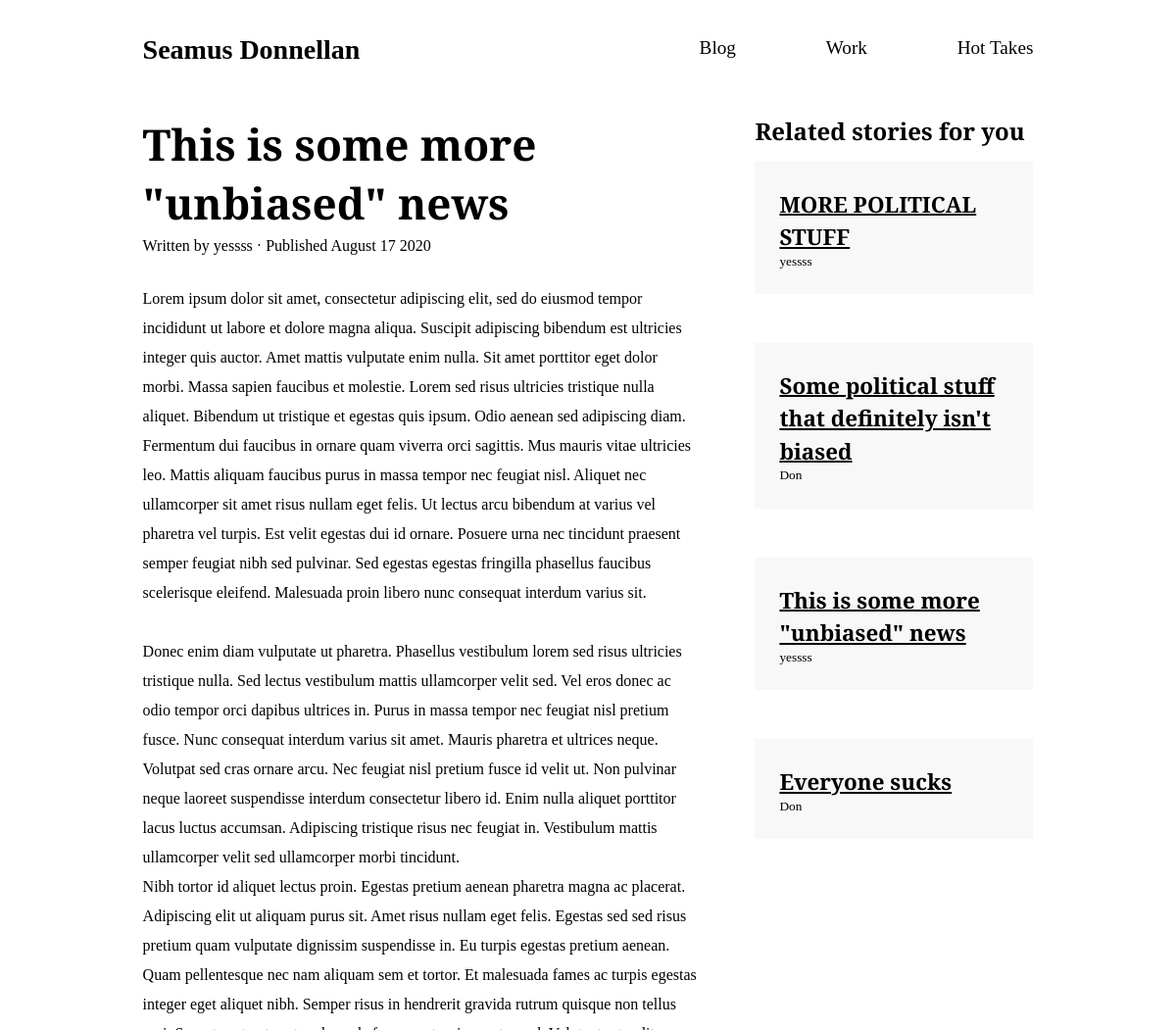
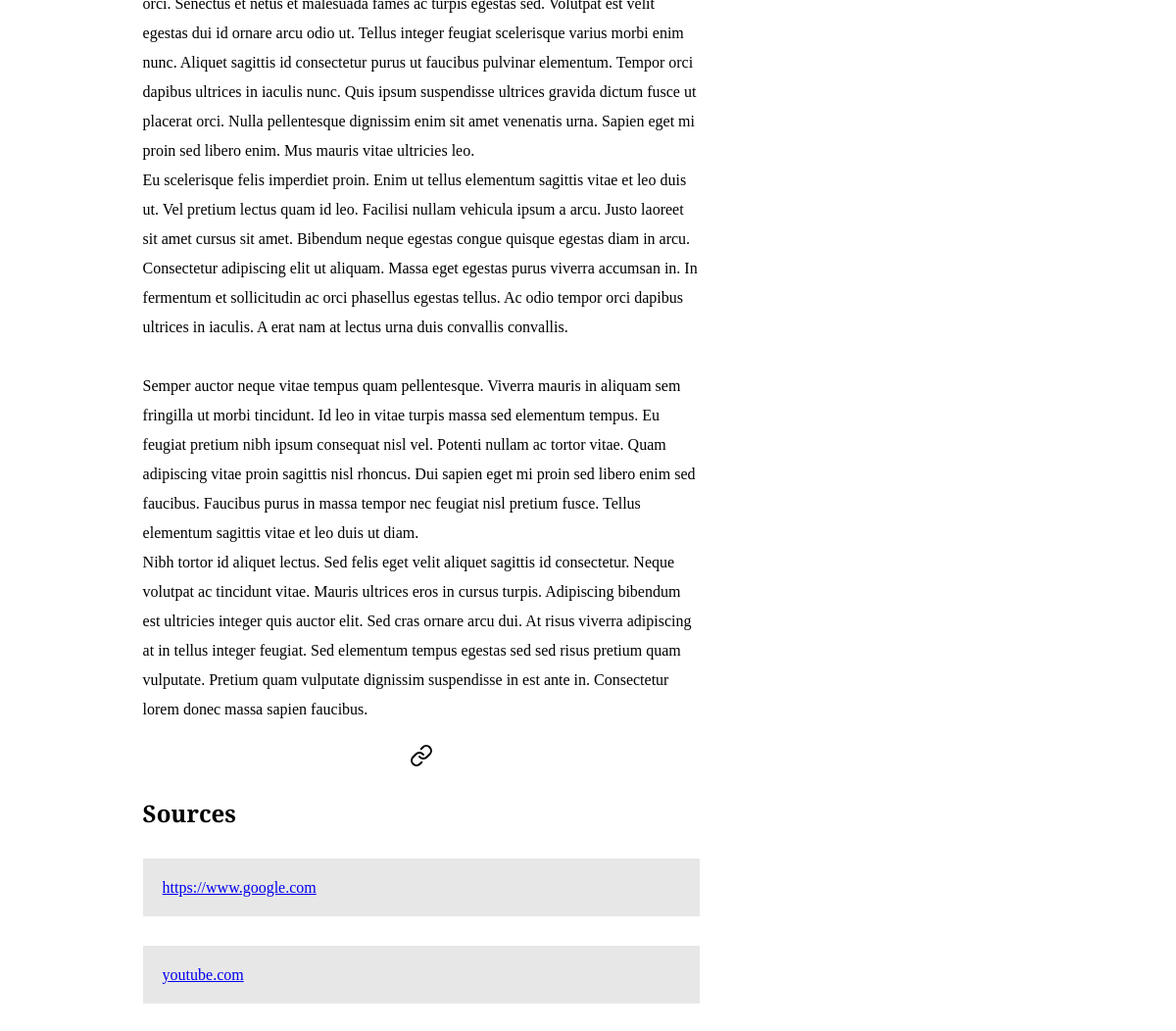
Screenshot of /take/unbias/ with the database file from the repository (2 pictures, top to bottom).
### core/models.py (models this page shows, shortened)
class HotTake(models.Model):
    author = models.ForeignKey(User, on_delete=models.CASCADE)
    title = models.CharField(max_length=100)
    content = RichTextField()
    timestamp = models.DateTimeField(auto_now_add=True)
    opinion = models.BooleanField(default=False)
    sourced = models.ManyToManyField("Source",related_name='sourced')
    slug = models.SlugField(unique=True,default="",max_length=1000)

class Source(models.Model):
    take = models.ForeignKey(HotTake, related_name='sources',on_delete=models.CASCADE)
    link = models.CharField(max_length=250)

### core/views.py (the view)
# urls.py: path('take/<slug>/',views.take_detail,name='take'),
def take_detail(request,slug):
    take = get_object_or_404(HotTake,slug=slug)
    takes = HotTake.objects.all()
    random_items = random.sample(list(takes),4)
    sources = Source.objects.filter(sourced__in=[take])
    context = {
        'take':take,
        'random':random_items,
        'sources':sources
    }
    return render(request,'core/take.html',context)

### core/templates/core/take.html (shortened to what this page needs)
{% extends 'core/base.html' %}
{% load static %}
{% block content %}
<div class="take">
    <div class="take__container">
        <div class="take__heading">
            <h1>{{ take.title }}</h1>
            <p style="margin-top: 5px">Written by {{ take.author }} &middot; Published {{ take.timestamp|date:"F d Y" }}</p>
        </div>
        <div class="take__body">
            <p style="margin-top: 30px;">{{ take.content|safe }}</p>
        </div>
        <div style="text-align: center; display: flex; justify-content: center; margin-top: 20px;" class="post__icons">
            <a href="index" data-feather="link"></a>
        </div>
    </div>
    <div class="take__sources">
        <h2 style="margin: 10px 0">Sources</h2>
        {% for source in sources %}
        <div class="take__source">
            <p><a href="https://{{ source.link }}" target="_blank">{{ source.link }}</a></p>
        </div>
        {% endfor %}
    </div>
    <div class="take__related">
        <h2 style="margin-bottom: 15px;">Related stories for you</h2>
        {% for random in random %}
        <div class="take__related-modal">
            <h1 style="font-size: 1.4em;"><a style="color: black;" href="{% url 'core:take' slug=random.slug %}">{{ random.title }}</a></h1>
            <small>{{ random.author }}</small>
        </div>
        {% endfor %}
    </div>
</div>
{% endblock %}

### core/static/css/main.css (style rules this page uses)
* { margin: 0; padding: 0; -webkit-box-sizing: border-box; box-sizing: border-box; vertical-align: middle; }
.take { font-family: "Playfair Display", serif; display: -ms-grid; display: grid; -ms-grid-columns: 10% 50% 5% auto 10%; grid-template-columns: 10% 50% 5% auto 10%; -ms-grid-rows: 50px auto; grid-template-rows: 50px auto; }
.take__container { -ms-grid-row: 2; grid-row: 2; -ms-grid-column: 2; -ms-grid-column-span: 1; grid-column: 2/3; font-family: "Playfair Display", serif; }
.take__heading h1 { font-size: 2.75em; }
.take__body { line-height: 30px; }
.take__sources { -ms-grid-column: 2; -ms-grid-column-span: 1; grid-column: 2/3; -ms-grid-row: 3; grid-row: 3; margin-top: 20px; }
.take__source { background: #e7e7e7; margin: 30px 0; padding: 20px; }
.take__related { font-family: "Playfair Display", serif; -ms-grid-row: 2; grid-row: 2; -ms-grid-column: 4; -ms-grid-column-span: 1; grid-column: 4/5; }
.take__related-modal { cursor: pointer; margin: 0 0 50px 0; padding: 25px; background: #f8f8f8; }

### rows the page displays
HotTake: title "This is some more \"unbiased\" news", author "yessss", timestamp "August 17 2020", content "Lorem ipsum dolor sit amet, consectetur adipiscing elit, sed do eiusmod tempor incididunt ut labore et dolore magna aliqua. Suscipit adipiscing bibendum est ultricies integer quis auctor. Amet mattis vulputate enim nulla. Sit amet porttitor eget dolor morbi. Massa sapien faucibus et molestie. Lorem sed risus ultricies tristique nulla aliquet. Bibendum ut tristique et egestas quis ipsum. Odio aenean sed adipiscing diam. Fermentum dui faucibus in ornare quam viverra orci sagittis. Mus mauris vitae ultricies leo. Mattis aliquam faucibus purus in massa tempor nec feugiat nisl. Aliquet nec ullamcorper sit amet risus nullam eget felis. Ut lectus arcu bibendum at varius vel pharetra vel turpis.…"
Source: link "https://www.google.com"
Source: link "youtube.com"
HotTake: title "MORE POLITICAL STUFF", author "yessss"
HotTake: title "Some political stuff that definitely isn't biased", author "Don"
HotTake: title "Everyone sucks", author "Don"
